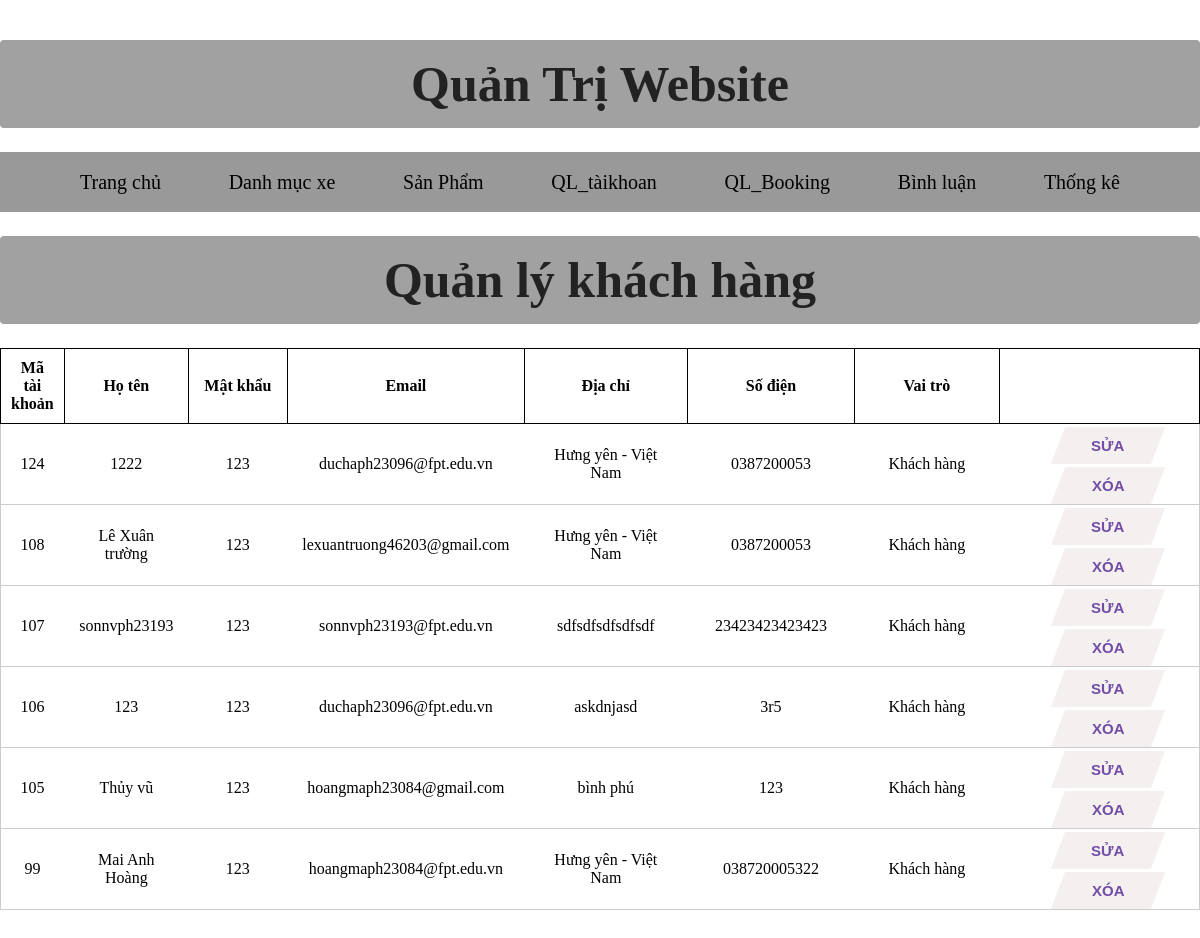
/admin/index.php?act=taikhoan, run on the app's committed database.
### tables this page shows
CREATE TABLE `taikhoan` (
  `id_user` int(10) NOT NULL,
  `user` varchar(50) NOT NULL,
  `pass` varchar(50) NOT NULL,
  `address` varchar(255) DEFAULT NULL,
  `tel` varchar(20) DEFAULT NULL,
  `role` varchar(255) NOT NULL DEFAULT 'Khách hàng',
  `email` varchar(255) NOT NULL,
  `img` varchar(255) NOT NULL,
  `sodem` tinyint(11) NOT NULL DEFAULT 1
);

### modal/pdo.php (called while the page is built, shortened)
<?php
function pdo_get_connection(){
    $dburl = "mysql:host=localhost;dbname=duan1;charset=utf8";
    $username = 'root';
    $password = '';
    $conn = new PDO($dburl, $username, $password);
    $conn->setAttribute(PDO::ATTR_ERRMODE, PDO::ERRMODE_EXCEPTION);
    return $conn;
}
function pdo_query($sql){
    $sql_args = array_slice(func_get_args(), 1);
    try{
        $conn = pdo_get_connection();
        $stmt = $conn->prepare($sql);
        $stmt->execute($sql_args);
        $rows = $stmt->fetchAll();
        return $rows;
    }
    catch(PDOException $e){
        throw $e;
    }
    finally{
        unset($conn);
    }
}

### modal/taikhoan.php (called while the page is built, shortened)
<?php
function loadall_taikhoan(){
    $sql="select * from taikhoan order by id_user desc";
            $listtaikhoan=pdo_query($sql);
            return $listtaikhoan;
}

### admin/taikhoan/list.php (the view, shortened to what this page needs)
<h1>Quản lý khách hàng  </h1>
              <table>
                  <tr >
                      <th>Mã tài khoản</th>
                      <th>Họ tên</th>
                      <th>Mật khẩu</th>
                      <th>Email</th>
                      <th>Địa chỉ</th>
                      <th>Số điện</th>
                      <th>Vai trò</th>
                      <th></th>
                  </tr>
                  <?php
                   foreach ($listtaikhoan as $taikhoan){
                      extract($taikhoan);
                      $suatk="index.php?act=suatk&id=".$id_user;
                      $xoatk="index.php?act=xoatk&id=".$id_user;
                      echo '<tr class="mr">
                      <td class="pd">'.$id_user.'</td>
                      <td class="pd">'.$user.'</td>
                      <td class="pd">'.$pass.'</td>
                      <td class="pd">'.$email.'</td>
                      <td class="pd">'.$address.'</td>
                      <td class="pd">'.$tel.'</td>
                      <td class="pd">'.$role.'</td>
                      <td><button>
                      <span><a href="' . $suatk . '; ?>">Sửa</a></span>
                  </button>
                  <button>
                      <span><a href="' . $xoatk . '; ?>">Xóa</a></span>
                  </button>
                      </td>
                  </tr>
                      ';
                   }
                  ?>
              </table>

### admin/style.css (style rules this page uses)
* { margin: 0; padding: 0; }
h1 { font-size: 50px; line-height: 64px; color: #222; }
span { display: block; }
body { width: 100%; }

### admin/style2.css (style rules this page uses)
h1 { padding: 12px 0; background-color: #a1a1a1; text-align: center; border-radius: 4px; margin-bottom: 24px; }
table, th ,tr { border:1px solid #ccc; }
table { border-collapse:collapse; }
.pd { padding: 15px; }
button a { text-decoration: none; color: #fff; }
table, th { border:1px solid black; padding: 10px; }
tr { text-align: center; }
table { width: 100%; border-collapse:collapse; }
button { background: rgb(245, 240, 240); border: none; padding: 10px 20px; display: inline-block; font-size: 15px; font-weight: 600; width: 100px; text-transform: uppercase; cursor: pointer; transform: skew(-21deg); cursor: default; margin: 3px 1px 0px 18px; }
span a { display: inline-block; transform: skew(21deg); color: #714da6; }
button::before { content: ''; position: absolute; top: 0; bottom: 0; right: 100%; left: 0; background: rgb(20, 20, 20); opacity: 0; z-index: -1; transition: all 0.5s; }

### admin/taikhoan/list.php (style rules this page uses)
th:nth-child(1) { width: 5%; }
th:nth-child(2) { width: 10%; }
th:nth-child(3) { width: 10%; }
th:nth-child(4) { width: 10%; }
th:nth-child(5) { width: 15%; }
th:nth-child(6) { width: 15%; }
th:nth-child(7) { width: 2%; }
th:nth-child(8) { width: 20%; }
td:nth-child(1) { width: 1%; ; text-align: center; }
td:nth-child(2) { width: 1%; ; text-align: center; }
td:nth-child(3) { width: 5%; text-align: center; ; }
td:nth-child(4) { width: 5%; text-align: center; ; }
td:nth-child(5) { width: 10%; text-align: center; ; }
td:nth-child(6) { width: 10%; text-align: center; ; }
td:nth-child(7) { width: 15%; text-align: center; ; }
td:nth-child(8) { width: 5%; text-align: center; ; }

### data on the page
taikhoan: id_user "124", user "1222", pass "123", email "duchaph23096@fpt.edu.vn", address "Hưng yên - Việt Nam", tel "0387200053", role "Khách hàng"
taikhoan: id_user "108", user "Lê Xuân trường", pass "123", email "lexuantruong46203@gmail.com", address "Hưng yên - Việt Nam", tel "0387200053", role "Khách hàng"
taikhoan: id_user "107", user "sonnvph23193", pass "123", email "sonnvph23193@fpt.edu.vn", address "sdfsdfsdfsdfsdf", tel "23423423423423", role "Khách hàng"
taikhoan: id_user "106", user "123", pass "123", email "duchaph23096@fpt.edu.vn", address "askdnjasd", tel "3r5", role "Khách hàng"
taikhoan: id_user "105", user "Thủy vũ", pass "123", email "hoangmaph23084@gmail.com", address "bình phú", tel "123", role "Khách hàng"
taikhoan: id_user "99", user "Mai Anh Hoàng", pass "123", email "hoangmaph23084@fpt.edu.vn", address "Hưng yên - Việt Nam", tel "038720005322", role "Khách hàng"
